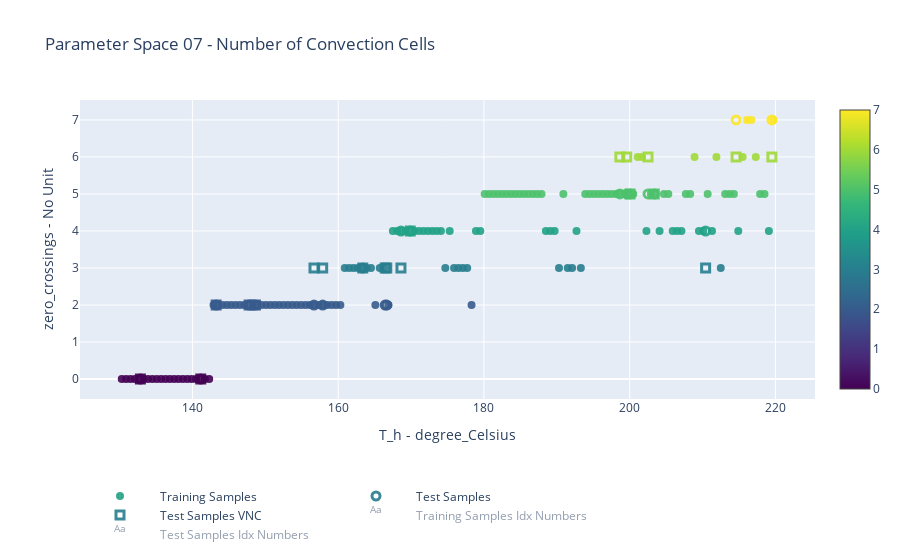

Here is the notebook cell this chart was saved with:
### Code cell
# Stack the custom data: [sample_idx, zero_crossings]
custom_data_training = np.column_stack([
    parameters_training.index.to_numpy(),
    parameters_training['zero_crossings'].to_numpy()[:, 0]
])

custom_data_test = np.column_stack([
    parameters_test.index.to_numpy(),
    parameters_test['zero_crossings'].to_numpy()[:, 0]
])

vmin = min(parameters_training['zero_crossings'].values.min(), parameters_test['zero_crossings'].values.min())
vmax = max(parameters_training['zero_crossings'].values.max(), parameters_test['zero_crossings'].values.max())
cmap = 'viridis' #'portland'

# All Training Samples
fig = go.Figure(data=go.Scatter(
    x=parameters_training[x_key.get('key')],
    y=parameters_training[y_key.get('key')],
    mode='markers',
    text = parameters_training.index.to_numpy(),
    name = 'Training Samples',
    marker=dict(
        size=8,
        color=parameters_training['zero_crossings'].to_numpy()[:, 0],
        colorscale=cmap,
        showscale=True,
        opacity=0.9,
        cmin=vmin,
        cmax=vmax,
    ),
    customdata=custom_data_training,
    hovertemplate = (
        'Training Idx: %{customdata[0]:03d}<br>' +
        f'{x_key.get('key')}: %{{x:.2f}}<br>' +
        f'{y_key.get('key')}: %{{y:.2f}}<br>' +
        'zero_crossings: %{customdata[1]:d}<extra></extra>'
    )
))

# All Test Samples
fig.add_trace(go.Scatter(
    x=parameters_test[x_key.get('key')],
    y=parameters_test[y_key.get('key')],
    mode='markers',
    text = parameters_test.index.to_numpy(),
    name = 'Test Samples',
    marker=dict(
        size=8,
        color= 'rgba(0,0,0,0)',  # transparent fill
        line=dict(
            colorscale=cmap,
            color=parameters_test['zero_crossings'].to_numpy()[:, 0],
            width=3,
            cmin=vmin,
            cmax=vmax,
        ),
        showscale=False,
        opacity=0.9,

    ),
    customdata=custom_data_test,
    hovertemplate=(
        'Test Idx: %{customdata[0]:03d}<br>' +
        f'{x_key.get('key')}: %{{x:.2f}}<br>' +
        f'{y_key.get('key')}: %{{y:.2f}}<br>' +
        'zero_crossings: %{customdata[1]:d}<extra></extra>'
    )
))

if PARAMETER_SPACE == "07":
    fig.add_trace(go.Scatter(
        x=parameters_test[x_key.get('key')],
        y=parameters_test[('zero_crossings_vnc', 'No Unit')],  # entropy_gen_number_vnc
        mode='markers',
        text = parameters_test.index.to_numpy(),
        name = 'Test Samples VNC',
        marker_symbol = 'square',
        marker=dict(
            size=8,
            color= 'rgba(0,0,0,0)',  # transparent fill
            line=dict(
                colorscale=cmap,
                color=parameters_test['zero_crossings_vnc'].to_numpy()[:, 0],
                width=3,
                cmin=vmin,
                cmax=vmax,
            ),
            showscale=False,
            opacity=0.9,

        ),
        customdata=custom_data_test,
        hovertemplate=(
            'Test Idx: %{customdata[0]:03d}<br>' +
            f'{x_key.get('key')}: %{{x:.2f}}<br>' +
            f'{y_key.get('key')}: %{{y:.2f}}<br>' +
            'zero_crossings: %{customdata[1]:d}<extra></extra>'
        )
    ))

highlight_mask = parameters_training.index.isin(indices_to_highlight_training)
# Highlighted points
fig.add_trace(go.Scatter(
    x=parameters_training.loc[highlight_mask, x_key.get('key')],
    y=parameters_training.loc[highlight_mask, y_key.get('key')],
    mode='markers',
    name = 'Highlighted Training Samples',
    marker=dict(
        showscale = False,
        size=14,
        color='rgba(0,0,0,0)',  # Transparent fill
        line=dict(color='red', width=2)  # Red outline
    ),
    hoverinfo = 'skip'
))


highlight_mask = parameters_test.index.isin(indices_to_highlight_test)
# Highlighted points
fig.add_trace(go.Scatter(
    x=parameters_test.loc[highlight_mask, x_key.get('key')],
    y=parameters_test.loc[highlight_mask, y_key.get('key')],
    mode='markers',
    name = 'Critical Test Samples',
    marker=dict(
        showscale = False,
        size=14,
        color='rgba(0,0,0,0)',  # Transparent fill
        line=dict(color='magenta', width=2)  # Red outline
    ),
    hoverinfo = 'skip'
))

# All Training Samples
fig.add_trace(go.Scatter(
    x=parameters_training[x_key.get('key')],
    y=parameters_training[y_key.get('key')],
    mode='text',
    textposition='top center',
    text = parameters_training.index.to_numpy(),
    name = 'Training Samples Idx Numbers',
    hovertemplate='skip',
    visible='legendonly' 
))

fig.add_trace(go.Scatter(
    x=parameters_test[x_key.get('key')],
    y=parameters_test[y_key.get('key')],
    mode='text',
    textposition='top center',
    text = parameters_test.index.to_numpy(),
    name = 'Test Samples Idx Numbers',
    hovertemplate='skip',
    visible='legendonly' 
))

fig.update_layout(
    title=f'Parameter Space {PARAMETER_SPACE} - Number of Convection Cells',
    xaxis_title=' - '.join(x_key.get('key')),
    yaxis_title=' - '.join(y_key.get('key')),
    legend=dict(
        orientation="h",
        yanchor="bottom",
        y=-0.5,
        xanchor="left",
        x=0,
        traceorder="normal",
        itemwidth=70  # control spacing
    )
)

fig.show()
fig.write_html(ROOT / "data" / PARAMETER_SPACE / "Exports" / f"Zero_Crossing_{PARAMETER_SPACE}_{x_key.get('key')}_{y_key.get('key')}.html")

### Figure 1 — Plotly figure (JSON) as saved in the notebook; plotly's stock layout.template omitted (floating-point values rounded to 4 significant figures; data arrays with more than 128 entries replaced by an {"elided": "..."} marker saying what was removed)
{"data": [{"customdata": {"elided": "150x2 float values"}, "hovertemplate": "Training Idx: %{customdata[0]:03d}<br>('T_h', 'degree_Celsius'): %{x:.2f}<br>('zero_crossings', 'No Unit'): %{y:.2f}<br>zero_crossings: %{customdata[1]:d}<extra></extra>", "marker": {"cmax": 7, "cmin": 0, "color": {"elided": "150 float values"}, "colorscale": [[0, "#440154"], [0.1111, "#482878"], [0.2222, "#3e4989"], [0.3333, "#31688e"], [0.4444, "#26828e"], [0.5556, "#1f9e89"], [0.6667, "#35b779"], [0.7778, "#6ece58"], [0.8889, "#b5de2b"], [1, "#fde725"]], "opacity": 0.9, "showscale": true, "size": 8}, "mode": "markers", "name": "Training Samples", "text": {"elided": "150 float values"}, "type": "scatter", "x": {"elided": "150 float values"}, "y": {"elided": "150 float values"}}, {"customdata": [[0.0, 3.0], [1.0, 7.0], [2.0, 5.0], [3.0, 2.0], [4.0, 4.0], [5.0, 2.0], [6.0, 2.0], [7.0, 4.0], [8.0, 5.0], [9.0, 2.0], [10.0, 2.0], [11.0, 4.0], [12.0, 0.0], [13.0, 2.0], [14.0, 5.0], [15.0, 7.0], [16.0, 0.0], [17.0, 5.0], [18.0, 2.0], [19.0, 5.0]], "hovertemplate": "Test Idx: %{customdata[0]:03d}<br>('T_h', 'degree_Celsius'): %{x:.2f}<br>('zero_crossings', 'No Unit'): %{y:.2f}<br>zero_crossings: %{customdata[1]:d}<extra></extra>", "marker": {"color": "rgba(0,0,0,0)", "line": {"cmax": 7, "cmin": 0, "color": [3.0, 7.0, 5.0, 2.0, 4.0, 2.0, 2.0, 4.0, 5.0, 2.0, 2.0, 4.0, 0.0, 2.0, 5.0, 7.0, 0.0, 5.0, 2.0, 5.0], "colorscale": [[0, "#440154"], [0.1111, "#482878"], [0.2222, "#3e4989"], [0.3333, "#31688e"], [0.4444, "#26828e"], [0.5556, "#1f9e89"], [0.6667, "#35b779"], [0.7778, "#6ece58"], [0.8889, "#b5de2b"], [1, "#fde725"]], "width": 3}, "opacity": 0.9, "showscale": false, "size": 8}, "mode": "markers", "name": "Test Samples", "text": [0.0, 1.0, 2.0, 3.0, 4.0, 5.0, 6.0, 7.0, 8.0, 9.0, 10.0, 11.0, 12.0, 13.0, 14.0, 15.0, 16.0, 17.0, 18.0, 19.0], "type": "scatter", "x": [163.4, 214.6, 200.1, 166.7, 169.9, 148.6, 166.4, 168.6, 203.4, 147.8, 157.9, 210.4, 141.1, 156.7, 199.6, 219.5, 132.9, 202.5, 143.3, 198.6], "y": [3.0, 7.0, 5.0, 2.0, 4.0, 2.0, 2.0, 4.0, 5.0, 2.0, 2.0, 4.0, 0.0, 2.0, 5.0, 7.0, 0.0, 5.0, 2.0, 5.0]}, {"customdata": [[0.0, 3.0], [1.0, 7.0], [2.0, 5.0], [3.0, 2.0], [4.0, 4.0], [5.0, 2.0], [6.0, 2.0], [7.0, 4.0], [8.0, 5.0], [9.0, 2.0], [10.0, 2.0], [11.0, 4.0], [12.0, 0.0], [13.0, 2.0], [14.0, 5.0], [15.0, 7.0], [16.0, 0.0], [17.0, 5.0], [18.0, 2.0], [19.0, 5.0]], "hovertemplate": "Test Idx: %{customdata[0]:03d}<br>('T_h', 'degree_Celsius'): %{x:.2f}<br>('zero_crossings', 'No Unit'): %{y:.2f}<br>zero_crossings: %{customdata[1]:d}<extra></extra>", "marker": {"color": "rgba(0,0,0,0)", "line": {"cmax": 7, "cmin": 0, "color": [3.0, 6.0, 5.0, 3.0, 4.0, 2.0, 3.0, 3.0, 5.0, 2.0, 3.0, 3.0, 0.0, 3.0, 6.0, 6.0, 0.0, 6.0, 2.0, 6.0], "colorscale": [[0, "#440154"], [0.1111, "#482878"], [0.2222, "#3e4989"], [0.3333, "#31688e"], [0.4444, "#26828e"], [0.5556, "#1f9e89"], [0.6667, "#35b779"], [0.7778, "#6ece58"], [0.8889, "#b5de2b"], [1, "#fde725"]], "width": 3}, "opacity": 0.9, "showscale": false, "size": 8, "symbol": "square"}, "mode": "markers", "name": "Test Samples VNC", "text": [0.0, 1.0, 2.0, 3.0, 4.0, 5.0, 6.0, 7.0, 8.0, 9.0, 10.0, 11.0, 12.0, 13.0, 14.0, 15.0, 16.0, 17.0, 18.0, 19.0], "type": "scatter", "x": [163.4, 214.6, 200.1, 166.7, 169.9, 148.6, 166.4, 168.6, 203.4, 147.8, 157.9, 210.4, 141.1, 156.7, 199.6, 219.5, 132.9, 202.5, 143.3, 198.6], "y": [3.0, 6.0, 5.0, 3.0, 4.0, 2.0, 3.0, 3.0, 5.0, 2.0, 3.0, 3.0, 0.0, 3.0, 6.0, 6.0, 0.0, 6.0, 2.0, 6.0]}, {"hoverinfo": "skip", "marker": {"color": "rgba(0,0,0,0)", "line": {"color": "red", "width": 2}, "showscale": false, "size": 14}, "mode": "markers", "name": "Highlighted Training Samples", "type": "scatter", "x": [], "y": []}, {"hoverinfo": "skip", "marker": {"color": "rgba(0,0,0,0)", "line": {"color": "magenta", "width": 2}, "showscale": false, "size": 14}, "mode": "markers", "name": "Critical Test Samples", "type": "scatter", "x": [], "y": []}, {"hovertemplate": "skip", "mode": "text", "name": "Training Samples Idx Numbers", "text": {"elided": "150 float values"}, "textposition": "top center", "type": "scatter", "visible": "legendonly", "x": {"elided": "150 float values"}, "y": {"elided": "150 float values"}}, {"hovertemplate": "skip", "mode": "text", "name": "Test Samples Idx Numbers", "text": [0.0, 1.0, 2.0, 3.0, 4.0, 5.0, 6.0, 7.0, 8.0, 9.0, 10.0, 11.0, 12.0, 13.0, 14.0, 15.0, 16.0, 17.0, 18.0, 19.0], "textposition": "top center", "type": "scatter", "visible": "legendonly", "x": [163.4, 214.6, 200.1, 166.7, 169.9, 148.6, 166.4, 168.6, 203.4, 147.8, 157.9, 210.4, 141.1, 156.7, 199.6, 219.5, 132.9, 202.5, 143.3, 198.6], "y": [3.0, 7.0, 5.0, 2.0, 4.0, 2.0, 2.0, 4.0, 5.0, 2.0, 2.0, 4.0, 0.0, 2.0, 5.0, 7.0, 0.0, 5.0, 2.0, 5.0]}], "layout": {"legend": {"itemwidth": 70, "orientation": "h", "traceorder": "normal", "x": 0, "xanchor": "left", "y": -0.5, "yanchor": "bottom"}, "title": {"text": "Parameter Space 07 - Number of Convection Cells"}, "xaxis": {"title": {"text": "T_h - degree_Celsius"}}, "yaxis": {"title": {"text": "zero_crossings - No Unit"}}}}
